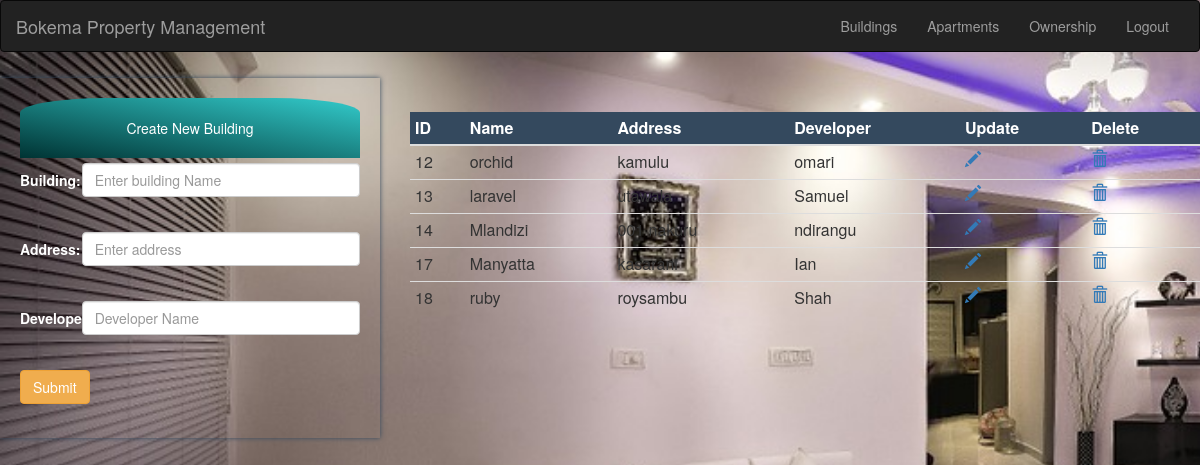
Screenshot of /building.php (signed in) with the database file from the repository.
### tables this page shows
CREATE TABLE `building` (
  `id` int(11) NOT NULL,
  `Name` varchar(200) NOT NULL,
  `Address` varchar(500) NOT NULL,
  `Developer` varchar(200) NOT NULL
);

### building.php (the view, shortened to what this page needs)
<?php
include 'conn.php';
$id = $name= $add= $dev = "";
?>
<html>
    <head>
  <link rel="stylesheet" href="https://maxcdn.bootstrapcdn.com/bootstrap/3.3.7/css/bootstrap.min.css">
</head>
    </head>
    <body style="background-image:url('img/5.jpg') ; background-size: cover; background-repeat: no-repeat;">
        <?php
        include 'anav.php';
        ?>
        <div class="row">
         <div class="col-md-4">
        <div style=" margin-top: 1.5%;box-shadow: 0px 0px 5px #34495e;padding:20px">
        <div style='text-align: center;padding:20px;background:  linear-gradient(To top right,#033,#3cc);color:white;border-radius: 25% 25% 0% 0%'>Create New Building</div>
        <form class="form-horizontal" action="building.php" method="post">
            <div class="form-group" style="margin-top: 5px">
    <span style="color:white"><label class="control-label col-sm-2"  for="building">Building:</label></span>
    <div class="col-sm-10" >
            <input type="text" class="form-control" name="bname" required placeholder="Enter building Name" value="<?php echo $name;?>"/><br>
    </div>
            </div>
            <div class="form-group" style="margin-top: 1px">
    <span style="color:white"><label class="control-label col-sm-2" for="building">Address:</label></span>
    <div class="col-sm-10" >
            <input type="text" class="form-control" required name="address" placeholder="Enter address" value="<?php echo $add;?>"/><br>
    </div>
            </div>
            <div class="form-group" style="margin-top: 1px">
    <span style="color:white"><label class="control-label col-sm-2" for="building">Developer:</label></span>
    <div class="col-sm-10" >
            <input type="text" class="form-control" name="developer" required placeholder="Developer Name" value="<?php echo $dev;?>"/><br>
    </div>
            </div>
            <button class="btn btn-warning" type="submit" name="submit" value="add">Submit</button>
        </form>
        </div>
        </div>
            <div class="col-md-8">
                <div>
        <table class="table table-hover table-condensed table-responsive"style="margin-top: 5%">
            <thead style="background: #34495e;color:white">
            <th>ID</th>
             <th>Name</th>
              <th>Address</th>
               <th>Developer</th>
               <th>Update</th>
               <th>Delete</th>
            </thead>
            <tbody>
                <?php
                $sql = "select * from building;";
                $result=mysqli_query($con,$sql);
                if($result){
                    while($row = $result->fetch_assoc()){
                ?>
                <tr>
                    <td><?php echo $row['id'];?></td>
                    <td><?php echo $row['Name'];?></td>
                    <td><?php echo $row['Address'];?></td>
                    <td><?php echo $row['Developer'];?></td>
                    <td><a href="building.php?update=1&id=<?php echo $row['id'];?>"><span class="glyphicon glyphicon-pencil"></span></a></td>
                    <td><a href="deleteBuilding.php?id=<?php echo $row['id'];?>"><span class="glyphicon glyphicon-trash"></span></a></td>
                </tr>
                <?php
                }
                }
                ?>
            </tbody>
        </table>
                    </div>
                </div>
        </div>
    </body>
</html>

### rows the page displays
building: id "12", Name "orchid", Address "kamulu", Developer "omari"
building: id "13", Name "laravel", Address "utawala", Developer "Samuel"
building: id "14", Name "Mlandizi", Address "001 nakuru", Developer "ndirangu"
building: id "17", Name "Manyatta", Address "kasarani", Developer "Ian"
building: id "18", Name "ruby", Address "roysambu", Developer "Shah"
